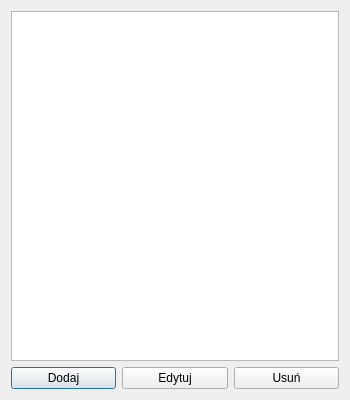
<?xml version="1.0" encoding="UTF-8"?>
<ui version="4.0">
 <class>EntriesManager</class>
 <widget class="QDialog" name="EntriesManager">
  <property name="geometry">
   <rect>
    <x>0</x>
    <y>0</y>
    <width>350</width>
    <height>400</height>
   </rect>
  </property>
  <property name="windowTitle">
   <string>Dialog</string>
  </property>
  <layout class="QVBoxLayout" name="verticalLayout">
   <item>
    <widget class="QListView" name="listView"/>
   </item>
   <item>
    <layout class="QHBoxLayout" name="horizontalLayout">
     <item>
      <widget class="QPushButton" name="addButton">
       <property name="text">
        <string>Dodaj</string>
       </property>
      </widget>
     </item>
     <item>
      <widget class="QPushButton" name="editButton">
       <property name="text">
        <string>Edytuj</string>
       </property>
      </widget>
     </item>
     <item>
      <widget class="QPushButton" name="deleteButton">
       <property name="text">
        <string>Usuń</string>
       </property>
      </widget>
     </item>
    </layout>
   </item>
  </layout>
 </widget>
 <resources/>
 <connections/>
</ui>
